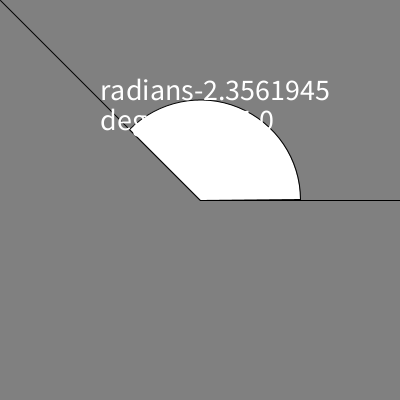
Frame 1 (no input)
Frame 60 (the mouse pressed at the canvas centre just before this capture): identical to frame 1, image omitted
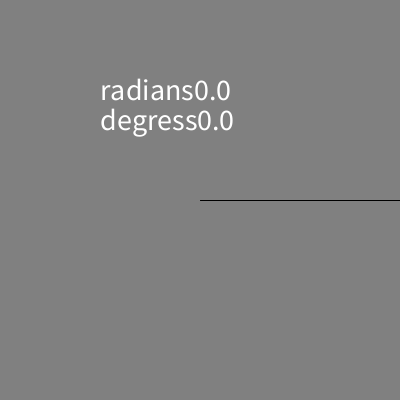
Frame 120 (the mouse held since frame 60 and released just before this capture)

The Processing sketch that drew these frames (run headless with seeded random() and noise(); from frame 60 on, the mouse is pressed at the canvas centre):

// Processing sketch: week05_3b
// ── week05_3b.pde
//week05-3-b
void setup(){
  size(400,400);
}
void draw(){
  background(128);
  line(200,200,400,200);
  line(200,200, mouseX, mouseY);
  float dx = mouseX-200, dy = mouseY-200;
  float a = atan2(dy, dx); //找到arc弧的 radians
  if(a<0) arc(200,200,200,200,a,0, PIE); //把算出的 arc radians 拿來用
  else arc(200,200,200,200,0,a,PIE);//變成360度都可以
  textSize(30);
  text("radians" + a, 100,100); //dadians 弧度
  text("degress" + degrees(a), 100, 130); //degrees 度
}
